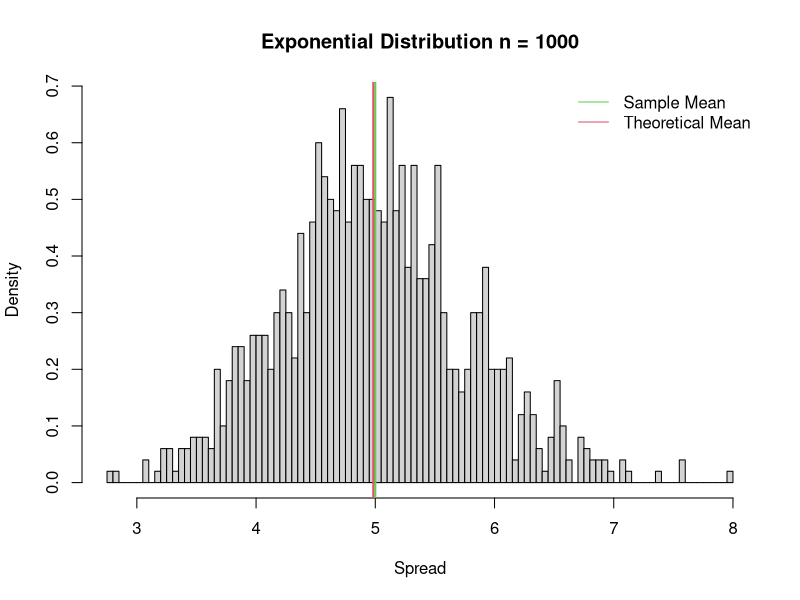
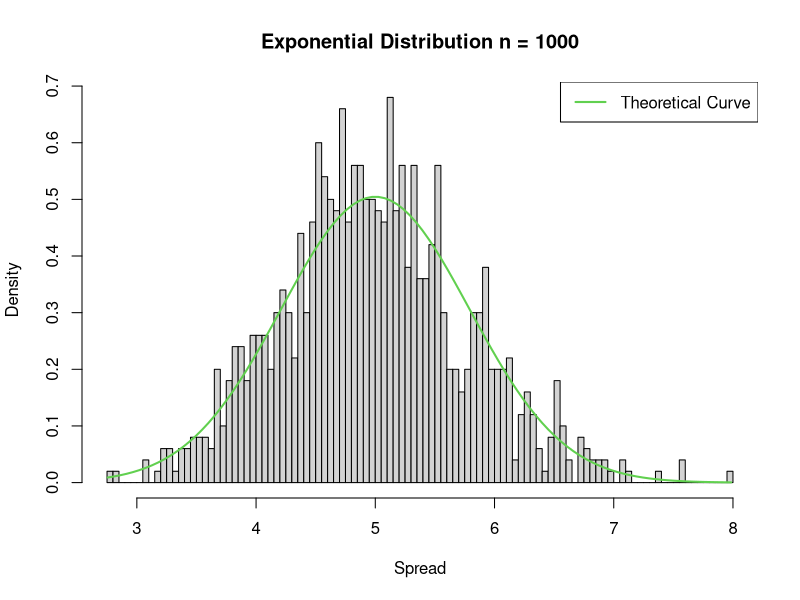
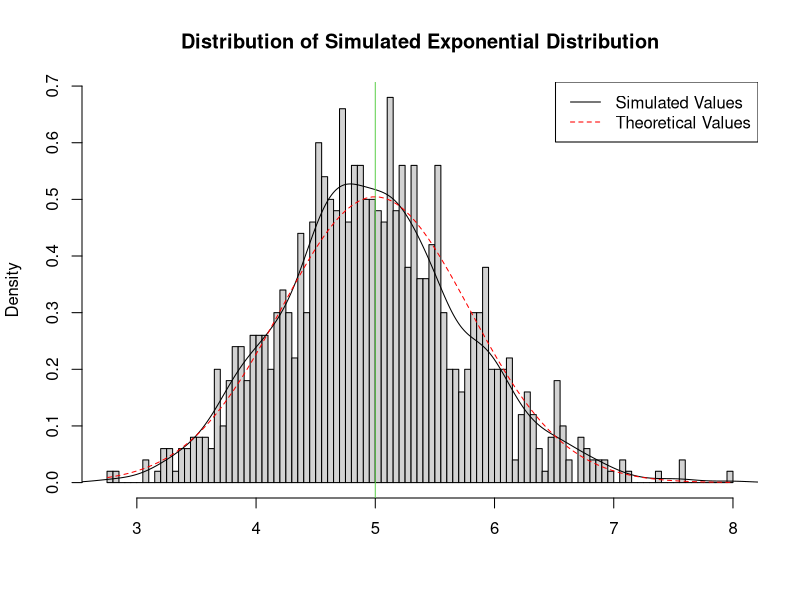
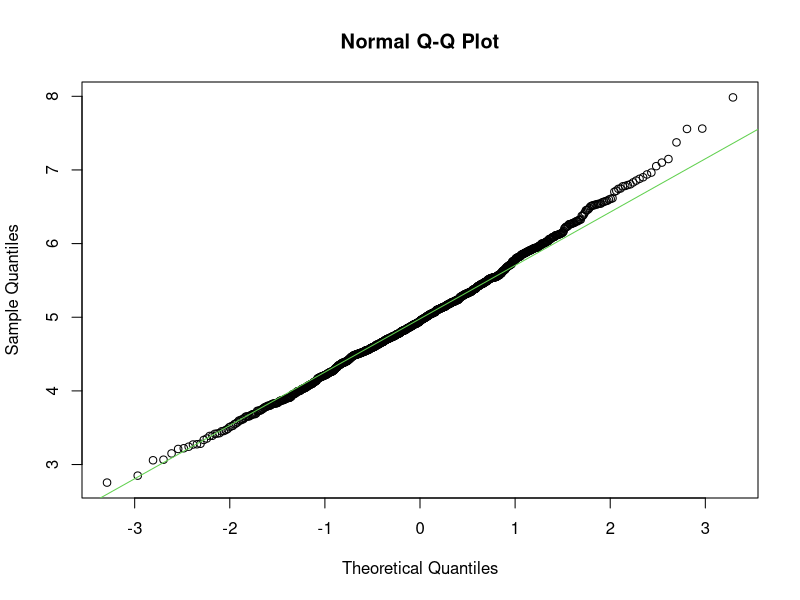

Reproduce these figures in R, in order.
################################################################################################################################################

rm(list=ls(all=TRUE))
library(ggplot2)
library(knitr)

#######################################################################################################################################################
## In this project we will investigate the exponential distribution in R and compare it with the 
## Central Limit Theorem. The exponential distribution can be simulated in R with rexp(n, lambda) 
## where lambda is the rate parameter. The mean of exponential distribution is 1/lambda and the 
## standard deviation is also 1/lambda. Set lambda = 0.2 for all of the simulations. We will investigate 
## the distribution of averages of 40 exponentials. Note that we will need to do a thousand simulations.

## Density, distribution function, quantile function and random generation for the exponential distribution 
## with rate rate (i.e., mean 1/rate) ... rexp(n, rate = 1)
##############################################################################################################################################

          lambda = 0.2
          n = 40 
          nosim = 1000

          set.seed(349)

#############################################################################################################################################

          exp_sim <- function(n, lambda)
            {
                      mean(rexp(n,lambda))
            }

##########################################################################################################
       
        sim <- data.frame(ncol=2,nrow=1000)
        names(sim) <- c("Index","Mean")

              for (i in 1:nosim)
                {
                          sim[i,1] <- i
                          sim[i,2] <- exp_sim(n,lambda)
                }

#########################################################################################################
## mean of n = 1000

        sample_mean <- mean(sim$Mean)
        sample_mean

## Theoretical exponential mean of exponential distribution
        
        theor_mean <- 1/lambda
        theor_mean

#########################################################################################################
##          

          hist(sim$Mean, 
                 breaks=100, 
                 prob=TRUE, 
                 main="Exponential Distribution n = 1000", 
                 xlab="Spread")
                        abline(v = theor_mean, 
                                col= 3,
                                lwd = 2)
                        abline(v = sample_mean, 
                               col = 2,
                               lwd = 2)
                
                legend('topright', c("Sample Mean", "Theoretical Mean"), 
                              lty=c(1,1), 
                              bty = "n",
                              col = c(col=3, col=2))

############################################################################################################################################  

              sample_var <- var(sim$Mean)
              theor_var <- ((1/lambda)^2)/40

##############################################################################################################################################

          hist(sim$Mean, 
                        breaks = 100, 
                        prob = TRUE, 
                        main ="Exponential Distribution n = 1000", 
                        xlab ="Spread")
                        xfit <- seq(min(sim$Mean), max(sim$Mean), length = 100)
                        yfit <- dnorm(xfit, mean = 1/lambda, sd = (1/lambda/sqrt(40)))
                        lines(xfit, yfit, pch=22, col = 3, lwd=2)
                        legend('topright', c("Theoretical Curve"), lty=1,lwd=2, col=3)

###############################################################################################################################################

          hist(sim$Mean, 
                        breaks = 100, 
                        prob = TRUE, 
                        main = "Distribution of Simulated Exponential Distribution", xlab="")
                        lines(density(sim$Mean))
                        abline(v = 1/lambda, col = 3)
                        xfit <- seq(min(sim$Mean), max(sim$Mean), length = 100)
                        yfit <- dnorm(xfit, mean = 1/lambda, sd = (1/lambda/sqrt(40)))
                        lines(xfit, yfit, pch=22, col="red", lty=2)
                        legend('topright', c("Simulated Values", "Theoretical Values"), lty=c(1,2), col=c("black", "red"))

###################################################################################################################################################

            qqnorm(sim$Mean, 
                            main="Normal Q-Q Plot")
                            qqline(sim$Mean, 
                            col="3")

####################################################################################################################################################
